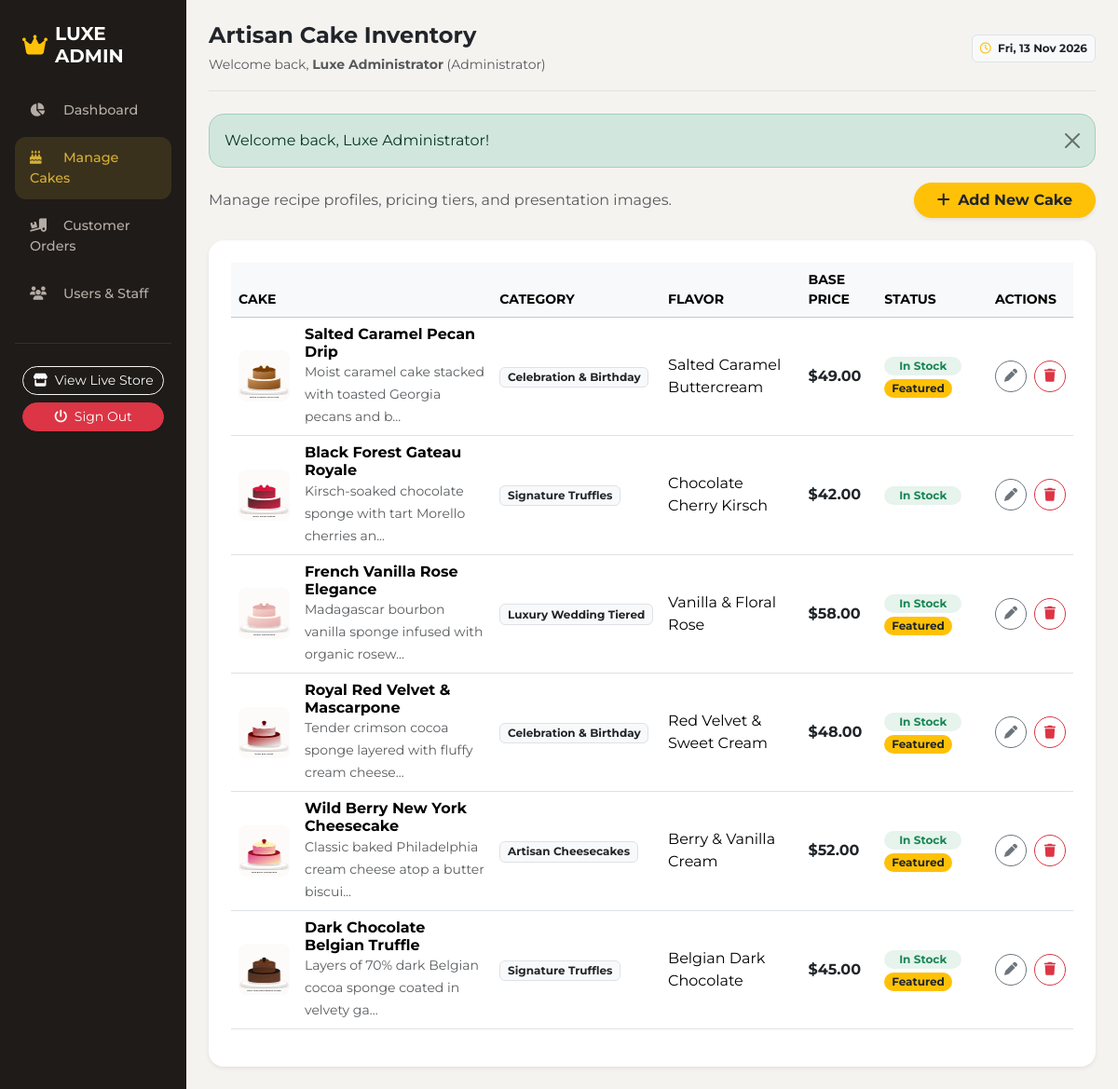
/admin/manage_cakes.php (signed in), run on the app's committed database.
### tables this page shows
CREATE TABLE IF NOT EXISTS `cakes` (
    `id` INT AUTO_INCREMENT PRIMARY KEY,
    `category_id` INT NOT NULL,
    `name` VARCHAR(150) NOT NULL,
    `slug` VARCHAR(150) NOT NULL,
    `description` TEXT NOT NULL,
    `flavor` VARCHAR(100) NOT NULL,
    `price` DECIMAL(10, 2) NOT NULL,
    `weight_options` VARCHAR(100) DEFAULT '0.5kg, 1kg, 2kg, 3kg',
    `image` VARCHAR(255) NOT NULL,
    `is_featured` TINYINT(1) DEFAULT 0,
    `is_available` TINYINT(1) DEFAULT 1,
    `created_at` TIMESTAMP DEFAULT CURRENT_TIMESTAMP,
    `updated_at` TIMESTAMP DEFAULT CURRENT_TIMESTAMP ON UPDATE CURRENT_TIMESTAMP,
    FOREIGN KEY (`category_id`) REFERENCES `categories`(`id`) ON DELETE CASCADE
);

CREATE TABLE IF NOT EXISTS `categories` (
    `id` INT AUTO_INCREMENT PRIMARY KEY,
    `name` VARCHAR(100) NOT NULL,
    `slug` VARCHAR(100) NOT NULL UNIQUE,
    `description` TEXT DEFAULT NULL,
    `image` VARCHAR(255) DEFAULT NULL,
    `created_at` TIMESTAMP DEFAULT CURRENT_TIMESTAMP
);

### admin/manage_cakes.php (the view, shortened to what this page needs)
<?php
require_once __DIR__ . '/includes/admin_header.php';
$cakes = $pdo->query("SELECT c.*, cat.name as category_name FROM cakes c JOIN categories cat ON c.category_id = cat.id ORDER BY c.id DESC")->fetchAll();
?>
<div class="d-flex justify-content-between align-items-center mb-4">
    <div>
        <p class="text-muted mb-0">Manage recipe profiles, pricing tiers, and presentation images.</p>
    </div>
    <button class="btn btn-warning text-dark fw-bold rounded-pill px-4 shadow-sm" data-bs-toggle="modal" data-bs-target="#addCakeModal">
        <i class="fa-solid fa-plus me-1"></i> Add New Cake
    </button>
</div>
<div class="bg-white p-4 rounded-4 shadow-sm">
    <div class="table-responsive">
        <table class="table align-middle">
            <thead class="table-light small text-uppercase">
                <tr>
                    <th>Cake</th>
                    <th>Category</th>
                    <th>Flavor</th>
                    <th>Base Price</th>
                    <th>Status</th>
                    <th>Actions</th>
                </tr>
            </thead>
            <tbody>
                <?php foreach ($cakes as $cake): ?>
                    <tr>
                        <td>
                            <div class="d-flex align-items-center gap-3">
                                <img src="../<?php echo htmlspecialchars($cake['image']); ?>" class="rounded-3" style="width: 55px; height: 55px; object-fit: cover;">
                                <div>
                                    <h6 class="fw-bold mb-0"><?php echo htmlspecialchars($cake['name']); ?></h6>
                                    <span class="text-muted small"><?php echo htmlspecialchars(substr($cake['description'], 0, 60)) . '...'; ?></span>
                                </div>
                            </div>
                        </td>
                        <td><span class="badge bg-light text-dark border"><?php echo htmlspecialchars($cake['category_name']); ?></span></td>
                        <td><?php echo htmlspecialchars($cake['flavor']); ?></td>
                        <td class="fw-bold text-dark">$<?php echo number_format($cake['price'], 2); ?></td>
                        <td>
                            <?php if ($cake['is_available']): ?>
                                <span class="badge bg-success bg-opacity-10 text-success rounded-pill px-3 py-1">In Stock</span>
                            <?php else: ?>
                                <span class="badge bg-danger bg-opacity-10 text-danger rounded-pill px-3 py-1">Sold Out</span>
                            <?php endif; ?>
                            <?php if ($cake['is_featured']): ?>
                                <span class="badge bg-warning text-dark rounded-pill px-2 py-1 small">Featured</span>
                            <?php endif; ?>
                        </td>
                        <td>
                            <div class="d-flex gap-2">
                                <button class="btn btn-sm btn-outline-secondary rounded-circle" style="width: 34px; height: 34px;" data-bs-toggle="modal" data-bs-target="#editCakeModal<?php echo $cake['id']; ?>" title="Edit">
                                    <i class="fa-solid fa-pen"></i>
                                </button>
                                <form action="actions/delete_cake.php" method="POST" onsubmit="return confirm('Are you sure you want to delete this cake?');" class="d-inline">
                                    <button type="submit" class="btn btn-sm btn-outline-danger rounded-circle" style="width: 34px; height: 34px;" title="Delete">
                                        <i class="fa-solid fa-trash"></i>
                                    </button>
                                </form>
                            </div>
                        </td>
                    </tr>
                <?php endforeach; ?>
            </tbody>
        </table>
    </div>
</div>
<?php require_once __DIR__ . '/includes/admin_footer.php'; ?>

### admin/css/admin.css (style rules this page uses)
:root { --sidebar-bg: #1E1B18; --sidebar-accent: #D4AF37; --admin-bg: #F5F3F0; }
body { background-color: var(--admin-bg); font-family: 'Montserrat', sans-serif; }

### data on the page
cakes: image (picture), name "Salted Caramel Pecan Drip", description "Moist caramel cake stacked with toasted Georgia pecans and b", category.name "Celebration & Birthday", flavor "Salted Caramel Buttercream", price "49.00", is_available "In Stock", is_featured "Featured"
cakes: image (picture), name "Black Forest Gateau Royale", description "Kirsch-soaked chocolate sponge with tart Morello cherries an", category.name "Signature Truffles", flavor "Chocolate Cherry Kirsch", price "42.00", is_available "In Stock"
cakes: image (picture), name "French Vanilla Rose Elegance", description "Madagascar bourbon vanilla sponge infused with organic rosew", category.name "Luxury Wedding Tiered", flavor "Vanilla & Floral Rose", price "58.00", is_available "In Stock", is_featured "Featured"
cakes: image (picture), name "Royal Red Velvet & Mascarpone", description "Tender crimson cocoa sponge layered with fluffy cream cheese", category.name "Celebration & Birthday", flavor "Red Velvet & Sweet Cream", price "48.00", is_available "In Stock", is_featured "Featured", $cake['id'] 3 (drawn)
cakes: image (picture), name "Wild Berry New York Cheesecake", description "Classic baked Philadelphia cream cheese atop a butter biscui", category.name "Artisan Cheesecakes", flavor "Berry & Vanilla Cream", price "52.00", is_available "In Stock", is_featured "Featured"
cakes: image (picture), name "Dark Chocolate Belgian Truffle", description "Layers of 70% dark Belgian cocoa sponge coated in velvety ga", category.name "Signature Truffles", flavor "Belgian Dark Chocolate", price "45.00", is_available "In Stock", is_featured "Featured"

### other printed values
$page_heading "Artisan Cake Inventory"
$admin['name'] "Luxe Administrator"
$flash['message'] "Welcome back, Luxe Administrator!"
